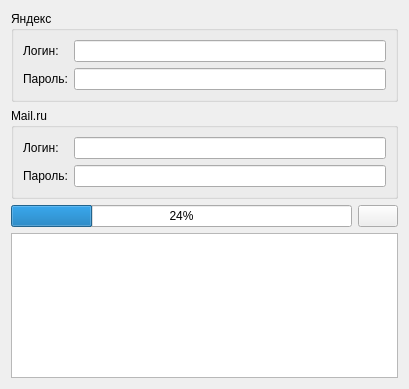
<?xml version="1.0" encoding="UTF-8"?>
<ui version="4.0">
 <class>MrimHelper</class>
 <widget class="QWidget" name="MrimHelper">
  <property name="geometry">
   <rect>
    <x>0</x>
    <y>0</y>
    <width>409</width>
    <height>389</height>
   </rect>
  </property>
  <property name="windowTitle">
   <string>Form</string>
  </property>
  <layout class="QGridLayout" name="gridLayout">
   <item row="0" column="0" colspan="2">
    <widget class="QGroupBox" name="gbYa">
     <property name="title">
      <string>Яндекс</string>
     </property>
     <layout class="QGridLayout" name="gridLayout_3">
      <item row="0" column="0">
       <widget class="QLabel" name="label">
        <property name="text">
         <string>Логин:</string>
        </property>
       </widget>
      </item>
      <item row="0" column="1">
       <widget class="QLineEdit" name="yaLogin">
        <property name="text">
         <string/>
        </property>
       </widget>
      </item>
      <item row="1" column="0">
       <widget class="QLabel" name="label_2">
        <property name="text">
         <string>Пароль:</string>
        </property>
       </widget>
      </item>
      <item row="1" column="1">
       <widget class="QLineEdit" name="yaPass">
        <property name="text">
         <string/>
        </property>
        <property name="echoMode">
         <enum>QLineEdit::Password</enum>
        </property>
       </widget>
      </item>
     </layout>
    </widget>
   </item>
   <item row="1" column="0" colspan="2">
    <widget class="QGroupBox" name="gbMail">
     <property name="title">
      <string>Mail.ru</string>
     </property>
     <layout class="QGridLayout" name="gridLayout_2">
      <item row="0" column="0">
       <widget class="QLabel" name="label_4">
        <property name="text">
         <string>Логин:</string>
        </property>
       </widget>
      </item>
      <item row="0" column="1">
       <widget class="QLineEdit" name="mrimLogin">
        <property name="text">
         <string/>
        </property>
       </widget>
      </item>
      <item row="1" column="0">
       <widget class="QLabel" name="label_3">
        <property name="text">
         <string>Пароль:</string>
        </property>
       </widget>
      </item>
      <item row="1" column="1">
       <widget class="QLineEdit" name="mrimPass">
        <property name="text">
         <string/>
        </property>
        <property name="echoMode">
         <enum>QLineEdit::Password</enum>
        </property>
       </widget>
      </item>
     </layout>
    </widget>
   </item>
   <item row="2" column="0">
    <widget class="QProgressBar" name="progressBar">
     <property name="value">
      <number>24</number>
     </property>
    </widget>
   </item>
   <item row="2" column="1">
    <widget class="QPushButton" name="pushButton">
     <property name="text">
      <string/>
     </property>
    </widget>
   </item>
   <item row="3" column="0" colspan="2">
    <widget class="QTextEdit" name="te_log"/>
   </item>
  </layout>
 </widget>
 <resources/>
 <connections/>
</ui>
